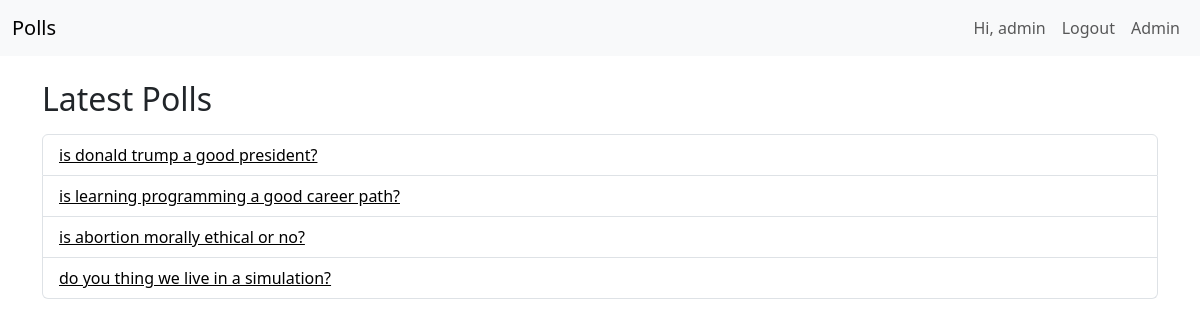
The app's page / (signed in) with its own data.
### polls/models.py (models this page shows, shortened)
class Question(models.Model):
    question_text = models.CharField(max_length=200)
    pub_date = models.DateTimeField("date published")

### polls/views.py (the view)
# urls.py: path("", views.IndexView.as_view(), name="index"),
class IndexView(generic.ListView):
    template_name = "polls/index.html"
    context_object_name = "latest_question_list"
    def get_queryset(self):
        return Question.objects.filter(pub_date__lte=timezone.now()).order_by("pk")[:5]

### polls/templates/polls/index.html (shortened to what this page needs)
{% load static %}
<!DOCTYPE html>
<html lang="en">
<head>
    <link rel="stylesheet" href="{% static 'polls/style.css' %}">
    <link href="https://cdn.jsdelivr.net/npm/bootstrap@5.3.3/dist/css/bootstrap.min.css" rel="stylesheet">
</head>
<body>
    <nav class="navbar navbar-expand-lg bg-body-tertiary mb-4">
        <div class="container-fluid">
            <a class="navbar-brand" href="{% url 'polls:index' %}">Polls</a>
            <div class="collapse navbar-collapse" id="navbarNav">
                <ul class="navbar-nav ms-auto">
                    {% if request.user.is_authenticated %}
                        <li class="nav-item">
                            <a class="nav-link" href="#">Hi, {{ request.user.username }}</a>
                        </li>
                        <li class="nav-item">
                            <a class="nav-link" href="{% url 'polls:logout' %}">Logout</a>
                        </li>
                    {% endif %}
                    <li class="nav-item">
                        <a class="nav-link" href="{% url 'admin:index' %}">Admin</a>
                    </li>
                </ul>
            </div>
        </div>
    </nav>
    <div class="container">
        <h2 class="mb-3">Latest Polls</h2>
        {% if latest_question_list %}
            <ul class="list-group">
                {% for question in latest_question_list %}
                    <li class="list-group-item">
                        <a href="{% url 'polls:detail' question.id %}">{{ question.question_text }}</a>
                    </li>
                {% endfor %}
            </ul>
        {% else %}
            <p>No polls are available.</p>
        {% endif %}
    </div>
</body>
</html>

### polls/static/polls/style.css (style rules this page uses)
li a { color: black; }
body { background: white; background-size: cover; }

### records on screen
Question: question_text "is donald trump a good president?"
Question: question_text "is learning programming a good career path?"
Question: question_text "is abortion morally ethical or no?"
Question: question_text "do you thing we live in a simulation?"

### other values on screen
{{ request.user.username }} "admin"
